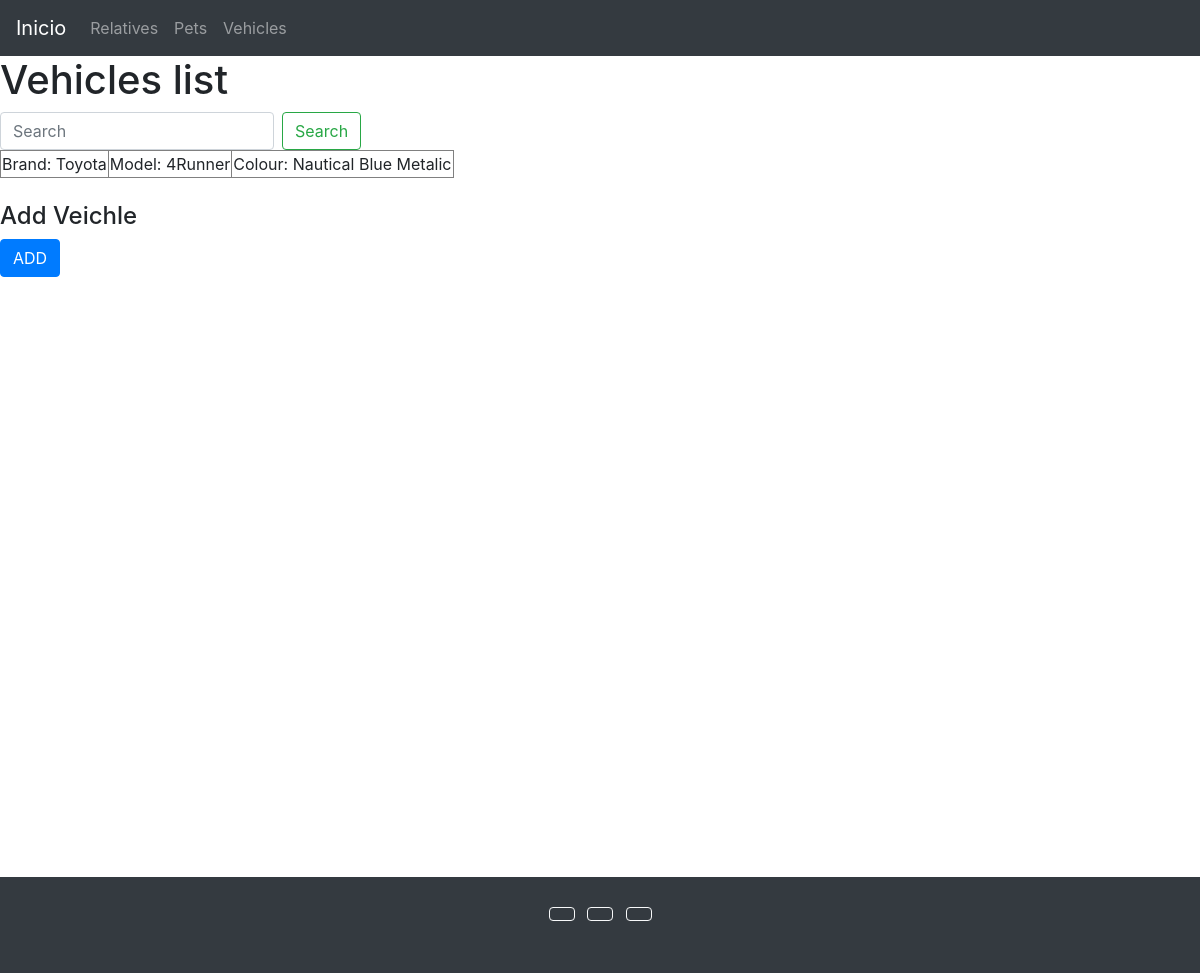
The page /v-list/ on the database as committed earlier.
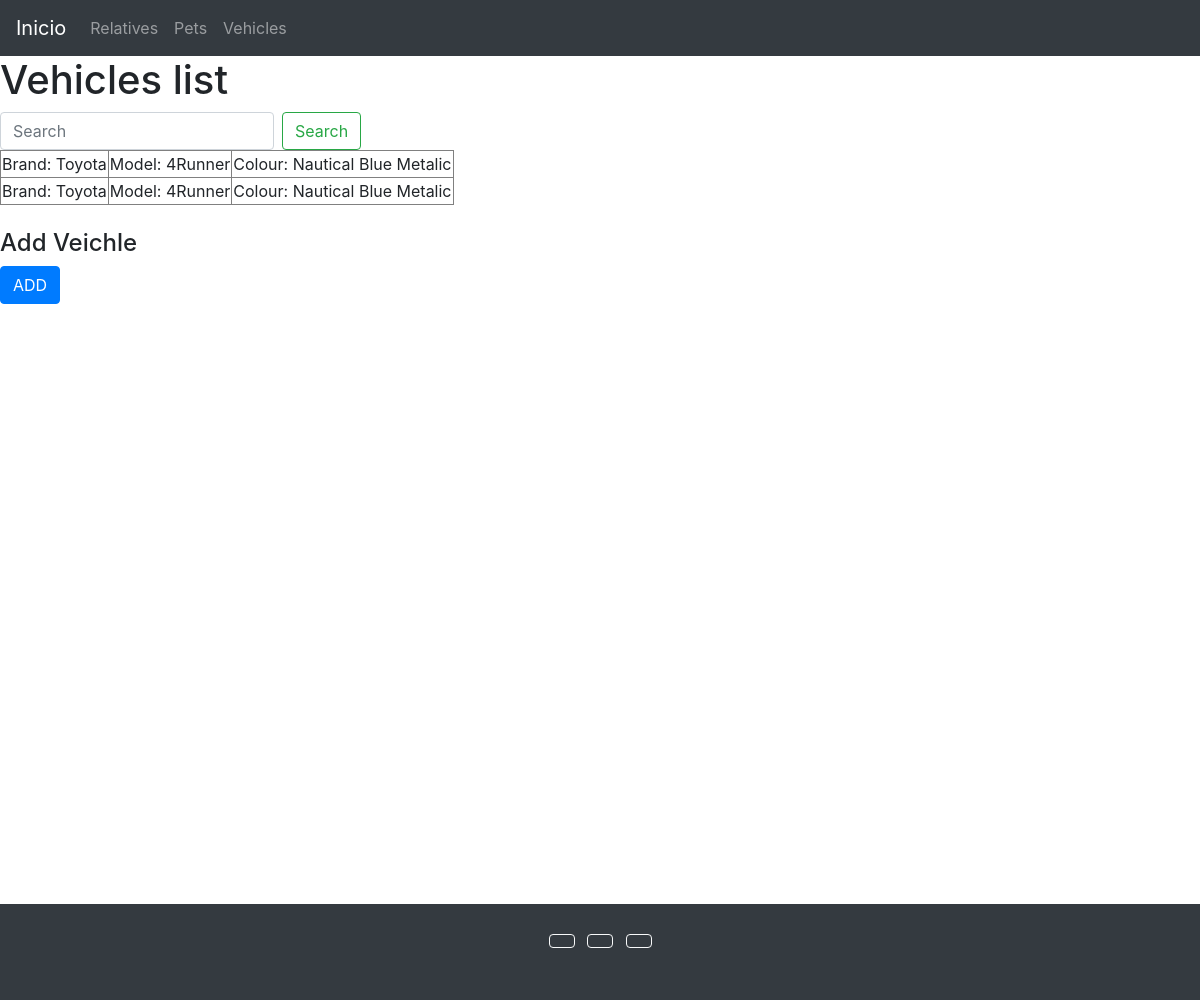
The same page on the database as committed later.
### family/models.py (models this page shows, shortened)
class Vehicle(models.Model):
    Brand = models.CharField(max_length=100)
    Model = models.CharField(max_length=100)
    Colour = models.CharField(max_length=100)

### family/views.py (the view)
# urls.py: path('v-list/', V_List),
def V_List(request):
    if 'search' in request.GET:
        search = request.GET['search']
        all_Vehicles = Vehicle.objects.filter(Model__icontains = search)
    else:
        all_Vehicles = Vehicle.objects.all()
    context = {
        'Vehicle':all_Vehicles,
    }
    return render(request, 'Vehicle.html', context=context)

### templates/Vehicle.html (shortened to what this page needs)
{% extends 'base.html' %}
{% block content %}
    <h1>Vehicles list</h1>
    <form class="form-inline my-2 my-lg-0" action="/v-list"  method="GET">
        <input class="form-control mr-sm-2" type="search" placeholder="Search" aria-label="Search" name="search">
        <button class="btn btn-outline-success my-2 my-sm-0" type="submit">Search</button>
    </form>
    <table border="1">
        {% for vehicles in Vehicle %}
        <tr>
            <td>Brand: {{vehicles.Brand}} </td>
            <td>Model: {{vehicles.Model}} </td>
            <td>Colour: {{vehicles.Colour}} </td>
    {% endfor %}
    </table>
    <br><h4>Add Veichle </h4> <a href="/v-list/add-vehicle" class="btn btn-primary">ADD</a>
{% endblock %}

Rows that differ between the two databases and show on the page:
added Vehicle: Brand "Toyota", Model "4Runner", Colour "Nautical Blue Metalic"
